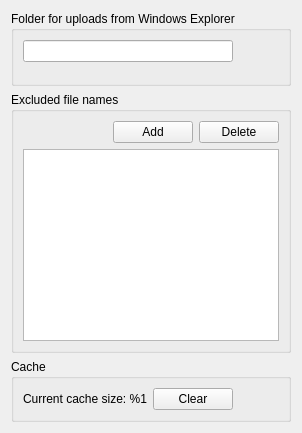
     <widget class="QWidget" name="pAdvanced">
      <layout class="QVBoxLayout" name="verticalLayout_13">
       <item>
        <widget class="QGroupBox" name="groupBox_2">
         <property name="title">
          <string>Folder for uploads from Windows Explorer</string>
         </property>
         <layout class="QHBoxLayout" name="horizontalLayout_9">
          <property name="bottomMargin">
           <number>21</number>
          </property>
          <item>
           <widget class="QLineEdit" name="eUploadFolder">
            <property name="readOnly">
             <bool>true</bool>
            </property>
           </widget>
          </item>
          <item>
           <widget class="QPushButton" name="bUploadFolder">
            <property name="styleSheet">
             <string notr="true">border: none;
padding: 4px;</string>
            </property>
            <property name="text">
             <string/>
            </property>
            <property name="icon">
             <iconset resource="Resources.qrc">
              <normaloff>:/images/import_cloud_ico.png</normaloff>:/images/import_cloud_ico.png</iconset>
            </property>
            <property name="iconSize">
             <size>
              <width>24</width>
              <height>24</height>
             </size>
            </property>
            <property name="flat">
             <bool>true</bool>
            </property>
           </widget>
          </item>
         </layout>
        </widget>
       </item>
       <item>
        <widget class="QGroupBox" name="groupBox_5">
         <property name="title">
          <string>Excluded file names</string>
         </property>
         <layout class="QVBoxLayout" name="verticalLayout_14">
          <item>
           <widget class="QWidget" name="widget_2" native="true">
            <layout class="QHBoxLayout" name="horizontalLayout_10">
             <property name="margin">
              <number>0</number>
             </property>
             <item>
              <spacer name="horizontalSpacer_3">
               <property name="orientation">
                <enum>Qt::Horizontal</enum>
               </property>
               <property name="sizeHint" stdset="0">
                <size>
                 <width>40</width>
                 <height>20</height>
                </size>
               </property>
              </spacer>
             </item>
             <item>
              <widget class="QPushButton" name="bAddName">
               <property name="text">
                <string>Add</string>
               </property>
              </widget>
             </item>
             <item>
              <widget class="QPushButton" name="bDeleteName">
               <property name="text">
                <string>Delete</string>
               </property>
              </widget>
             </item>
            </layout>
           </widget>
          </item>
          <item>
           <widget class="QListWidget" name="lExcludedNames">
            <property name="maximumSize">
             <size>
              <width>16777215</width>
              <height>16777215</height>
             </size>
            </property>
            <property name="selectionMode">
             <enum>QAbstractItemView::ExtendedSelection</enum>
            </property>
            <property name="selectionRectVisible">
             <bool>false</bool>
            </property>
           </widget>
          </item>
         </layout>
        </widget>
       </item>
       <item>
        <widget class="QGroupBox" name="groupBox_6">
         <property name="title">
          <string>Cache</string>
         </property>
         <layout class="QHBoxLayout" name="horizontalLayout_11">
          <item>
           <widget class="QLabel" name="label_3">
            <property name="text">
             <string>Current cache size: %1</string>
            </property>
           </widget>
          </item>
          <item>
           <widget class="QPushButton" name="pushButton">
            <property name="text">
             <string>Clear</string>
            </property>
           </widget>
          </item>
          <item>
           <spacer name="horizontalSpacer_5">
            <property name="orientation">
             <enum>Qt::Horizontal</enum>
            </property>
            <property name="sizeHint" stdset="0">
             <size>
              <width>40</width>
              <height>20</height>
             </size>
            </property>
           </spacer>
          </item>
         </layout>
        </widget>
       </item>
      </layout>
     </widget>
